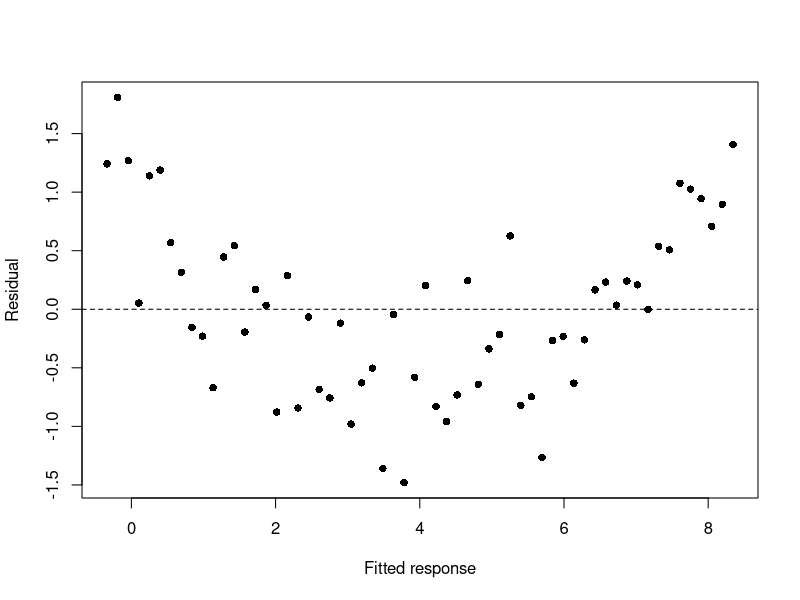

The R script that drew this image:
## ---- chunk 1
set.seed(1201)
X <- matrix(rnorm(30*4),30,4)
y <- 1+X[,1]-.5*X[,2]+rnorm(30)
train <- 1:20; test <- 21:30
center <- colMeans(X[train,]); scale_train <- apply(X[train,],2,sd)
Ztrain <- scale(X[train,],center,scale_train)
Ztest <- scale(X[test,],center,scale_train)
ybar <- mean(y[train]); lambda <- 2 # Supplied, not tuned on the test set.
beta <- solve(crossprod(Ztrain)+lambda*diag(4),crossprod(Ztrain,y[train]-ybar))
prediction <- as.vector(ybar+Ztest%*%beta)
c(test_RMSE=sqrt(mean((y[test]-prediction)^2)),
 baseline_RMSE=sqrt(mean((y[test]-ybar)^2)))
p.adjust(c(.001,.02,.04,.4),method="BH")
## ---- chunk 2
set.seed(1202)
x <- seq(0,3,length.out=60)
y <- 1+x^2+rnorm(60,sd=.4)
linear <- lm(y~x)
plot(fitted(linear),residuals(linear),pch=16,
 xlab='Fitted response',ylab='Residual')
abline(h=0,lty=2)
## ---- chunk 3
observed <- c(2,4,6,8)
predicted <- 10+2*observed
c(correlation=cor(observed,predicted),
 RMSE=sqrt(mean((observed-predicted)^2)),
 MAE=mean(abs(observed-predicted)))
